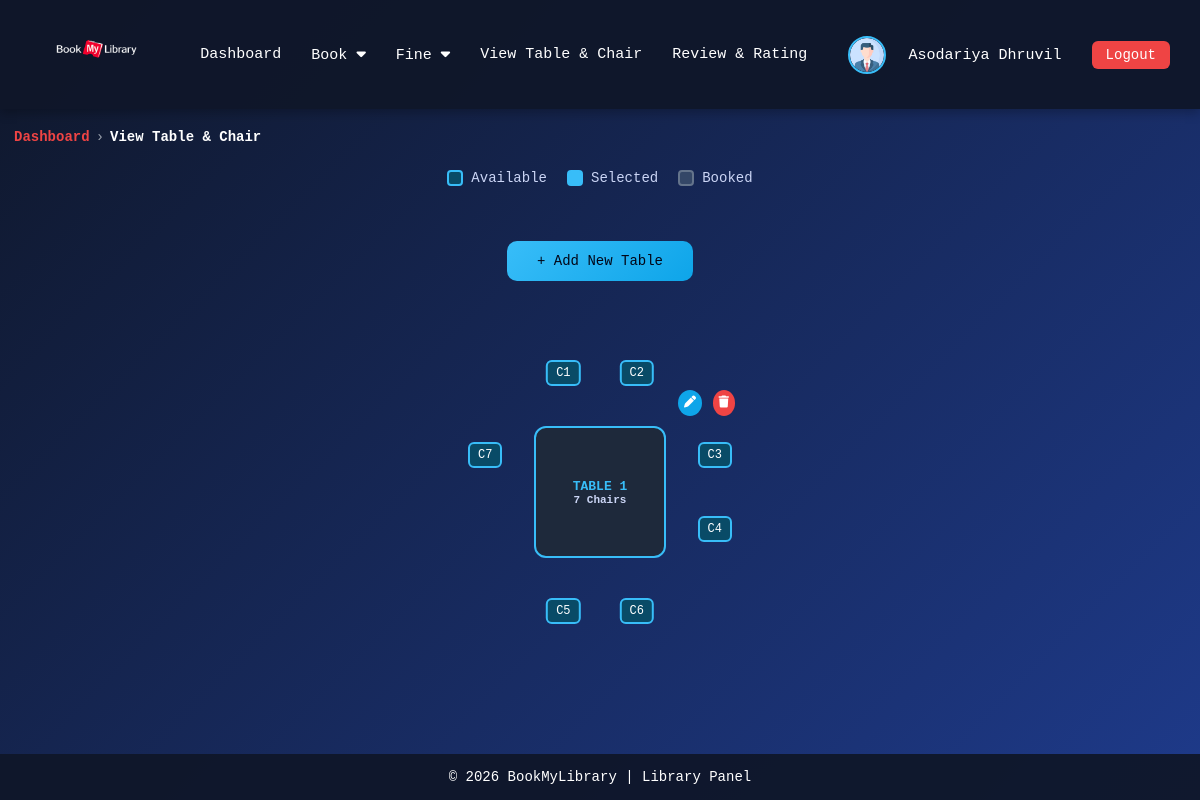
The page /librarian/view_table&chair.php (signed in) on the database its author committed.
### tables this page shows
CREATE TABLE `user` (
  `user_id` int NOT NULL,
  `first_name` varchar(100) DEFAULT NULL,
  `last_name` varchar(100) DEFAULT NULL,
  `email` varchar(255) DEFAULT NULL,
  `contact_no` varchar(15) DEFAULT NULL,
  `gender` varchar(10) DEFAULT NULL,
  `address` varchar(255) DEFAULT NULL,
  `image` varchar(255) DEFAULT NULL,
  `password` varchar(255) NOT NULL,
  `role` varchar(10) DEFAULT NULL,
  `status` varchar(15) DEFAULT NULL
);

CREATE TABLE `library_tables` (
  `table_id` int NOT NULL,
  `library_id` int NOT NULL,
  `table_name` varchar(100) NOT NULL,
  `chair_count` int NOT NULL DEFAULT '1',
  `created_at` timestamp NULL DEFAULT CURRENT_TIMESTAMP,
  `updated_at` timestamp NULL DEFAULT CURRENT_TIMESTAMP ON UPDATE CURRENT_TIMESTAMP
);

CREATE TABLE `library_chairs` (
  `chair_id` int NOT NULL,
  `table_id` int NOT NULL,
  `library_id` int NOT NULL,
  `chair_no` int NOT NULL,
  `status` enum('available','booked') NOT NULL DEFAULT 'available',
  `booked_by` int DEFAULT NULL,
  `created_at` timestamp NULL DEFAULT CURRENT_TIMESTAMP,
  `updated_at` timestamp NULL DEFAULT CURRENT_TIMESTAMP ON UPDATE CURRENT_TIMESTAMP
);

### librarian/view_table&chair.php (the view, shortened to what this page needs)
<?php
require "../db_config.php";
$user_id = $_SESSION['id'];
if (isset($_SESSION['library_id'])) {
    $library_id = intval($_SESSION['library_id']);
} else {
    $libQuery = mysqli_query($con, "SELECT library_id FROM library WHERE user_id = '$user_id' LIMIT 1");
    $libData = mysqli_fetch_assoc($libQuery);
    $library_id = $libData ? intval($libData['library_id']) : 0;
}
function getChairPosition($index, $total)
{
    $chairsPerSide = ceil($total / 4);
    if ($index <= $chairsPerSide) {
        $sideIndex = $index;
        return [
            "side" => "top",
            "ratio" => $sideIndex / ($chairsPerSide + 1)
        ];
    }
    if ($index <= $chairsPerSide * 2) {
        $sideIndex = $index - $chairsPerSide;
        return [
            "side" => "right",
            "ratio" => $sideIndex / ($chairsPerSide + 1)
        ];
    }
    if ($index <= $chairsPerSide * 3) {
        $sideIndex = $index - ($chairsPerSide * 2);
        return [
            "side" => "bottom",
            "ratio" => $sideIndex / ($chairsPerSide + 1)
        ];
    }
    $sideIndex = $index - ($chairsPerSide * 3);
    return [
        "side" => "left",
        "ratio" => $sideIndex / ($chairsPerSide + 1)
    ];
}
$tables = [];
$tableQuery = mysqli_query($con, "
    SELECT *
    FROM library_tables
    WHERE library_id = '$library_id'
    ORDER BY table_id ASC
");
while ($tableRow = mysqli_fetch_assoc($tableQuery)) {
    $table_id = $tableRow['table_id'];
    $chairs = [];
    $chairQuery = mysqli_query($con, "
        SELECT *
        FROM library_chairs
        WHERE table_id = '$table_id' AND library_id = '$library_id'
        ORDER BY chair_no ASC
    ");
    while ($chairRow = mysqli_fetch_assoc($chairQuery)) {
        $chairs[] = $chairRow;
    }
    $tableRow['chairs'] = $chairs;
    $tables[] = $tableRow;
}
?>
<!DOCTYPE html>
<html lang="en">
<head>
    <link rel="stylesheet" href="https://cdnjs.cloudflare.com/ajax/libs/font-awesome/6.5.0/css/all.min.css">
</head>
<body>
    <?php include 'navbar.php'; ?>
    <div class="breadcrumb-wrapper">
        <nav class="breadcrumb">
            <a href="home.php" class="dashboard">Dashboard</a>
            <span class="separator">›</span>
            <span class="current">View Table & Chair</span>
        </nav>
    </div>
    <div class="legend">
        <div class="legend-item">
            <div class="legend-box legend-available"></div> Available
        </div>
        <div class="legend-item">
            <div class="legend-box legend-selected"></div> Selected
        </div>
        <div class="legend-item">
            <div class="legend-box legend-sold"></div> Booked
        </div>
    </div>
    <div class="actions">
        <button class="btn" onclick="openAddTablePopup()">+ Add New Table</button>
    </div>
    <div class="hall">
        <?php foreach ($tables as $tableRow): ?>
            <div class="table-unit" data-table-id="<?php echo $tableRow['table_id']; ?>" data-table-name="<?php echo htmlspecialchars($tableRow['table_name']); ?>" data-chair-count="<?php echo $tableRow['chair_count']; ?>">
                <div class="edit-icon" onclick="openEditPopup(this)">
                    <i class="fa fa-pen"></i>
                </div>
                <div class="delete-icon" onclick="deleteTable(this)">
                    <i class="fa fa-trash"></i>
                </div>
                <?php
                foreach ($tableRow['chairs'] as $chair) {
                    $pos = getChairPosition($chair['chair_no'], $tableRow['chair_count']);
                    $statusClass = ($chair['status'] === 'booked') ? 'booked' : '';
                    $style = '';
                    if ($pos['side'] === 'top') {
                        $style = "top:-10%; left:" . ($pos['ratio'] * 100) . "%; transform:translateX(-50%);";
                    } elseif ($pos['side'] === 'right') {
                        $style = "right:-10%; top:" . ($pos['ratio'] * 100) . "%; transform:translateY(-50%);";
                    } elseif ($pos['side'] === 'bottom') {
                        $style = "bottom:-10%; left:" . ($pos['ratio'] * 100) . "%; transform:translateX(-50%);";
                    } elseif ($pos['side'] === 'left') {
                        $style = "left:-10%; top:" . ($pos['ratio'] * 100) . "%; transform:translateY(-50%);";
                    }
                ?>
                    <div class="chair <?php echo $statusClass; ?>" style="<?php echo $style; ?>">
                        C<?php echo $chair['chair_no']; ?>
                    </div>
                <?php } ?>
                <div class="table">
                    <?php echo htmlspecialchars($tableRow['table_name']); ?><br>
                    <span><?php echo $tableRow['chair_count']; ?> Chairs</span>
                </div>
            </div>
        <?php endforeach; ?>
    </div>
    <?php include 'footer.php'; ?>
</body>
</html>

### librarian/navbar.php (shortened to what this page needs)
<!DOCTYPE html>
<html lang="en">
<?php
include '../update_status.php';
?>
<head>
    <link rel="stylesheet" href="https://cdnjs.cloudflare.com/ajax/libs/font-awesome/6.5.0/css/all.min.css">
</head>
<body>
    <?php
    $user_id = $_SESSION['id'];
    $user = mysqli_query($con, "SELECT * FROM user WHERE user_id = $user_id");
    $data = mysqli_fetch_assoc($user);
    ?>
    <nav class="navbar">
        <div class="nav-left">
            <a href="home.php">
                <img src="../image/BookMyLibrary.png" alt="Library Logo">
            </a>
        </div>
        <div class="nav-center">
            <a href="home.php">Dashboard</a>
            <div class="dropdown">
                <a href="javascript:void(0);" class="dropbtn">Book <i class="fa-solid fa-caret-down"></i></a>
            </div>
            <div class="dropdown">
                <a href="javascript:void(0);" class="dropbtn">Fine <i class="fa-solid fa-caret-down"></i></a>
            </div>
            <a href="view_table&chair.php">View Table & Chair</a>
            <a href="review&rating_list.php">Review & Rating</a>
        </div>
        <div class="nav-right">
            <div class="profile">
                <img src="../image/<?php echo $data['image']; ?>" alt="Profile">
                <div class="dropdown">
                    <a href="javascript:void(0);" class="dropbtn"><?php echo $data['first_name'] . " " . $data['last_name']; ?></a>
                </div>
            </div>
            <a href="../login.php" class="logout-btn">Logout</a>
        </div>
    </nav>
</body>
</html>

### librarian/view_table&chair.php (style rules this page uses)
* { box-sizing: border-box; font-family: "JetBrains Mono", "Fira Code", Consolas, monospace; }
body { margin: 0; background: linear-gradient(135deg, #0f172a, #1e3a8a); color: #fff; }
.legend { display: flex; justify-content: center; gap: 20px; margin-bottom: 25px; flex-wrap: wrap; }
.legend-item { display: flex; align-items: center; gap: 8px; font-size: 14px; color: #cbd5f5; }
.legend-box { width: 16px; height: 16px; border-radius: 4px; border: 2px solid; }
.legend-available { border-color: #38bdf8; background: #094b67; }
.legend-selected { border-color: #38bdf8; background: #38bdf8; }
.legend-sold { background: #344767; border-color: #64748b; }
.hall { display: grid; grid-template-columns: repeat(auto-fit, minmax(220px, 1fr)); gap: 40px; max-width: 1200px; margin: auto; padding: 20px; }
.table-unit { position: relative; width: 100%; max-width: 266px; aspect-ratio: 1/1; margin: 10px auto; padding: 10px; }
.table { position: absolute; inset: 50% auto auto 50%; transform: translate(-50%, -50%); width: 60%; height: 60%; background: #1e293b; border-radius: 12px; border: 2px solid #38bdf8; display: flex; flex-direction: column; align-items: center; justify-content: center; font-size: clamp(10px, 2.5vw, 13px); font-weight: 700; color: #38bdf8; text-align: center; }
.table span { font-size: clamp(9px, 2vw, 11px); color: #cbd5f5; }
.chair { position: absolute; border: 2px solid #38bdf8; background: #094b67; color: #fff; padding: 4px 8px; border-radius: 6px; font-size: 12px; cursor: pointer; }
.actions { text-align: center; margin-top: 30px; margin-bottom: 10px; }
.btn { background: linear-gradient(135deg, #38bdf8, #0ea5e9); color: #020617; padding: 12px 30px; border-radius: 10px; border: none; font-size: 14px; cursor: pointer; max-width: 90%; }
.breadcrumb-wrapper { padding: 10px 14px; border-radius: 8px; margin-bottom: 15px; margin-top: 10px; }
.breadcrumb { font-size: 14px; font-weight: 500; color: #6b7280; display: flex; flex-wrap: wrap; align-items: center; gap: 6px; }
.breadcrumb .dashboard { color: #ef4444; font-weight: 600; }
.breadcrumb .separator { color: #9ca3af; }
.breadcrumb a { text-decoration: none; color: #ef4444; }
.breadcrumb .current { color: #fff; font-weight: 600; }
.edit-icon { position: absolute; top: 8px; right: 8px; background: #0ea5e9; color: #fff; padding: 6px; border-radius: 50%; cursor: pointer; font-size: 12px; z-index: 2; }
.delete-icon { position: absolute; top: 8px; right: -25px; background: #ef4444; color: #fff; padding: 6px; border-radius: 50%; cursor: pointer; font-size: 12px; z-index: 2; }

### librarian/navbar.php (style rules this page uses)
.navbar { background: rgba(15, 23, 42, 0.95); color: #fff; padding: 12px 30px; display: flex; align-items: center; justify-content: space-between; flex-wrap: wrap; box-shadow: 0 4px 10px rgba(0, 0, 0, 0.25); font-family: "JetBrains Mono", "Fira Code", Consolas, monospace; }
.nav-left { display: flex; align-items: center; gap: 10px; }
.nav-left img { height: 80px; width: 130px; }
.nav-center { flex: 1; display: flex; justify-content: center; }
.nav-center a { color: #fff; text-decoration: none; margin: 0 15px; font-size: 15px; }
.nav-right { display: flex; align-items: center; gap: 15px; }
.profile { display: flex; align-items: center; gap: 8px; color: #fff; }
.profile img { width: 38px; height: 38px; border-radius: 50%; border: 2px solid #38bdf8; object-fit: cover; }
.logout-btn { padding: 6px 14px; border-radius: 6px; background: #ef4444; color: #fff; text-decoration: none; font-size: 14px; }
.dropdown { position: relative; display: inline-block; }
.dropdown>a { color: #fff; text-decoration: none; margin: 0 15px; font-size: 15px; cursor: pointer; }
.dropdown>a.dropbtn { color: #fff; text-decoration: none; margin: 0 15px; font-size: 15px; cursor: pointer; }

### librarian/footer.php (style rules this page uses)
html, body { height: 100%; margin: 0; }
body { display: flex; flex-direction: column; }

### rows shown on the page
user: image (placeholder picture), first_name "Asodariya", last_name "Dhruvil"
library_tables: table_name "TABLE 1", chair_count "7"
library_chairs: chair_no "1"
library_chairs: chair_no "2"
library_chairs: chair_no "3"
library_chairs: chair_no "4"
library_chairs: chair_no "5"
library_chairs: chair_no "6"
library_chairs: chair_no "7"
